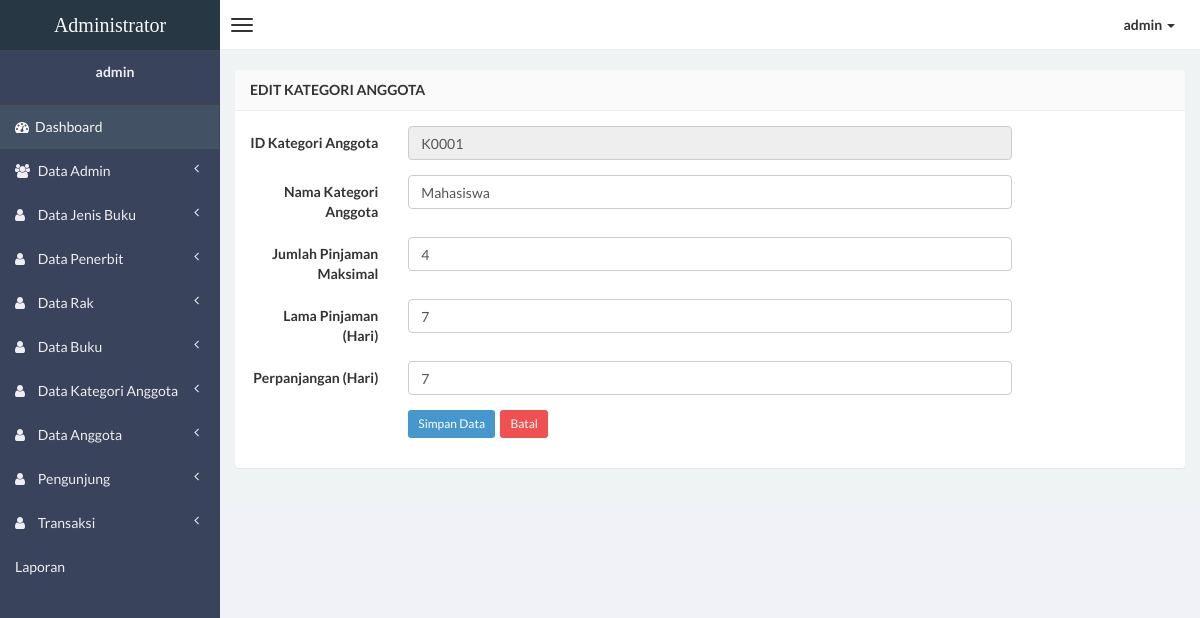
The page /admin/kategori-anggota-edit.php?hal=edit&kd=K0001 (signed in) on the database its author committed.
### tables this page shows
CREATE TABLE IF NOT EXISTS `tbl_kategori_anggota` (
  `id_kategori_anggota` varchar(11) NOT NULL,
  `kategori_anggota` varchar(20) NOT NULL,
  `max_buku_pinjam` int(11) NOT NULL,
  `max_hari_pinjam` int(11) NOT NULL,
  `perpanjangan` int(10) NOT NULL
);

### admin/kategori-anggota-edit.php (the view, shortened to what this page needs)
<?php
if (empty($_SESSION['username'])){
	header('location:../index.php');
} else {
?>
<!DOCTYPE html>
<html>
<head>
    <link href="css/bootstrap.min.css" rel="stylesheet" type="text/css" />
    <link href="css/font-awesome.min.css" rel="stylesheet" type="text/css" />
    <link href="css/ionicons.min.css" rel="stylesheet" type="text/css" />
    <link href="css/morris/morris.css" rel="stylesheet" type="text/css" />
    <link href="css/jvectormap/jquery-jvectormap-1.2.2.css" rel="stylesheet" type="text/css" />
    <link href="css/datepicker/datepicker3.css" rel="stylesheet" type="text/css" />
    <link href="css/daterangepicker/daterangepicker-bs3.css" rel="stylesheet" type="text/css" />
    <link href="css/iCheck/all.css" rel="stylesheet" type="text/css" />
    <link href="css/style.css" rel="stylesheet" type="text/css" />
      </head>
      <body class="skin-black">
        <header class="header">
            <a href="dashboard.php" class="logo">
                Administrator
            </a>
            <nav class="navbar navbar-static-top" role="navigation">
                <a href="#" class="navbar-btn sidebar-toggle" data-toggle="offcanvas" role="button">
                    <span class="icon-bar"></span>
                    <span class="icon-bar"></span>
                    <span class="icon-bar"></span>
                </a>
                <div class="navbar-right">
                    <ul class="nav navbar-nav">
                        <li class="dropdown user user-menu">
                            <a href="#" class="dropdown-toggle" data-toggle="dropdown">
                                <span><?php echo $_SESSION['username']; ?> <i class="caret"></i></span>
                            </a>
                                </li>
                            </ul>
                        </div>
                    </nav>
                </header>
<?php } ?>
                <div class="wrapper row-offcanvas row-offcanvas-left">
                    <aside class="left-side sidebar-offcanvas">
                        <section class="sidebar">
                            <div class="user-panel">
                                <div class="info">
                                    <center><p><?php echo $_SESSION['username']; ?></p></center>
                                </div>
                            </div>
                            <?php include "menu.php"; ?>
                        </section>
                    </aside>
                    <aside class="right-side">
                <section class="content">
                    <div class="row">
                        <div class="col-xs-12">
                            <div class="panel">
                                <header class="panel-heading">
                                    <b>Edit Kategori Anggota</b>
                                </header>
                    <?php
                    $query = mysql_query("SELECT * FROM tbl_kategori_anggota WHERE id_kategori_anggota='$_GET[kd]'");
                    $data  = mysql_fetch_array($query);
                    ?>
                                <div class="panel-body">
                      <form class="form-horizontal style-form" action="kategori-anggota-update.php" method="post" name="form1" id="form1">
                          <div class="form-group">
                              <label class="col-sm-2 col-sm-2 control-label">ID Kategori Anggota</label>
                              <div class="col-sm-8">
                                  <input name="id_kategori_anggota" type="text" id="" class="form-control" placeholder="Tidak perlu di isi" autofocus="on" value="<?php echo $data['id_kategori_anggota'];?>" readonly="readonly" />
                              </div>
                          </div>
                          <div class="form-group">
                              <label class="col-sm-2 col-sm-2 control-label">Nama Kategori Anggota</label>
                              <div class="col-sm-8">
                                  <input name="kategori_anggota" type="text" id="kategori_anggota" class="form-control"  value="<?php echo $data['kategori_anggota'];?>" required />
                              </div>
                          </div>
                          <div class="form-group">
                              <label class="col-sm-2 col-sm-2 control-label">Jumlah Pinjaman Maksimal</label>
                              <div class="col-sm-8">
                                  <input name="max_buku_pinjam" type="text" id="" class="form-control" value="<?php echo $data['max_buku_pinjam'];?>"  required />
                              </div>
                          </div>
                          <div class="form-group">
                              <label class="col-sm-2 col-sm-2 control-label"> Lama Pinjaman (Hari)</label>
                              <div class="col-sm-8">
                                  <input name="max_hari_pinjam" type="text" id="" class="form-control" value="<?php echo $data['max_hari_pinjam'];?>"  required />
                              </div>
                          </div>
                           <div class="form-group">
                              <label class="col-sm-2 col-sm-2 control-label"> Perpanjangan (Hari)</label>
                              <div class="col-sm-8">
                                  <input name="perpanjangan" type="text" id="" class="form-control" value="<?php echo $data['perpanjangan'];?>"  required />
                              </div>
                          </div>
						  <div class="form-group">
                              <label class="col-sm-2 col-sm-2 control-label"></label>
                              <div class="col-sm-10">
                                  <input type="submit" value="Simpan Data"  class="btn btn-sm btn-primary"/>&nbsp;
	                              <a href="kategori-anggota.php" class="btn btn-sm btn-danger">Batal </a>
                              </div>
                          </div>
                      </form>
                                </div>
                            </div>
                        </div>
                    </div>
                </section>
            </aside>
        </div>
</body>
</html>

### rows shown on the page
tbl_kategori_anggota: id_kategori_anggota "K0001", kategori_anggota "Mahasiswa", max_buku_pinjam "4", max_hari_pinjam "7", perpanjangan "7"

### other values the page prints
$_SESSION['username'] "admin"
